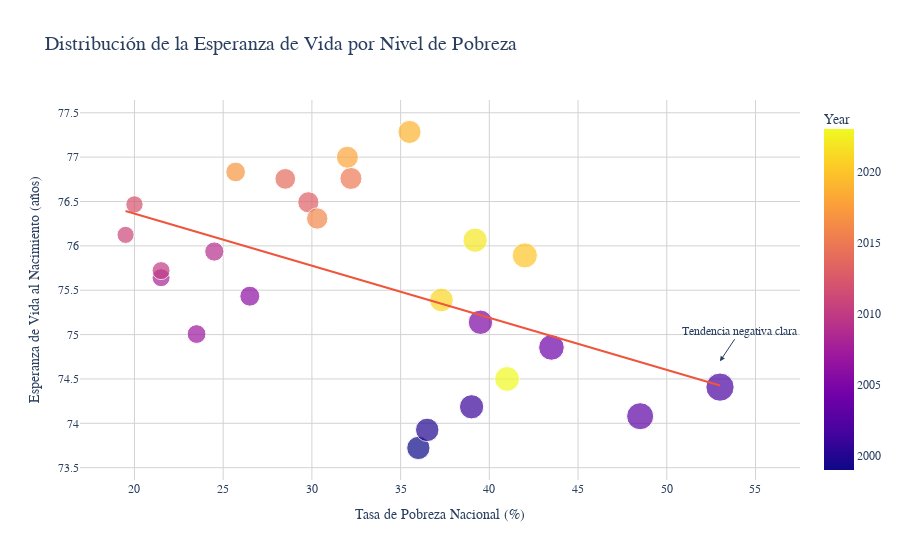

The cell this chart's notebook holds for it:
### Markdown cell above
Un mayor PIB per cápita tiende a correlacionarse con una mayor esperanza de vida. Un PIB per cápita más alto suele reflejar mejores condiciones económicas, lo que a menudo se traduce en mejor acceso a servicios de salud, educación, nutrición y saneamiento, todos factores que influyen en la esperanza de vida. Sin embargo, también notamos que hay períodos en los que el PIB per cápita es menor y la esperanza de vida aumenta con respecto al período anterior. Esto se debe a que el PIB per cápita es una variable general que no toma en cuenta otros factores socioeconómicos.

### Code cell
fig = px.scatter(df_pivot, 
                 x='National Poverty Rate', 
                 y='Life expectancy at birth, total (years)', 
                 color='Year',  
                 size='National Poverty Rate',  
                 hover_data=['Year'], 
                 trendline="ols",  
                 title='Distribución de la Esperanza de Vida por Nivel de Pobreza',
                 labels={'National Poverty Rate': 'Tasa de Pobreza Nacional (%)',
                         'Life expectancy at birth, total (years)': 'Esperanza de Vida al Nacimiento (años)'},
                 template='plotly_white')  

fig.update_layout(
    xaxis_title="Tasa de Pobreza Nacional (%)",
    yaxis_title="Esperanza de Vida al Nacimiento (años)",
    xaxis=dict(showgrid=True, gridcolor='lightgray'),
    yaxis=dict(showgrid=True, gridcolor='lightgray'),
    showlegend=True,
    legend_title_text='Año',
    hovermode="x unified", 
    font=dict(size=12, family="Arial"),
    title_font_size=20
)


fig.add_annotation(
    x=53,
    y=74.7,
    xref="x",
    yref="y",
    text="Tendencia negativa clara",
    showarrow=True,
    arrowhead=2,
    ax=20,
    ay=-30
)

fig.show()

### Figure 1 — Plotly figure (JSON) as saved in the notebook; plotly's stock layout.template omitted (floating-point values rounded to 4 significant figures)
{"data": [{"customdata": [[1999], [2000], [2001], [2002], [2003], [2004], [2005], [2006], [2007], [2008], [2009], [2010], [2011], [2012], [2013], [2014], [2015], [2016], [2017], [2018], [2019], [2020], [2021], [2022], [2023]], "hovertemplate": "Tasa de Pobreza Nacional (%)=%{marker.size}<br>Esperanza de Vida al Nacimiento (años)=%{y}<br>Year=%{marker.color}<extra></extra>", "legendgroup": "", "marker": {"color": [1999, 2000, 2001, 2002, 2003, 2004, 2005, 2006, 2007, 2008, 2009, 2010, 2011, 2012, 2013, 2014, 2015, 2016, 2017, 2018, 2019, 2020, 2021, 2022, 2023], "coloraxis": "coloraxis", "size": [36, 36.5, 39, 53, 48.5, 43.5, 39.5, 26.5, 23.5, 21.5, 24.5, 21.5, 19.5, 20, 29.8, 28.5, 32.2, 30.3, 25.7, 32, 35.5, 42, 37.3, 39.2, 41], "sizemode": "area", "sizeref": 0.1325, "symbol": "circle"}, "mode": "markers", "name": "", "orientation": "v", "showlegend": false, "type": "scatter", "x": [36, 36.5, 39, 53, 48.5, 43.5, 39.5, 26.5, 23.5, 21.5, 24.5, 21.5, 19.5, 20, 29.8, 28.5, 32.2, 30.3, 25.7, 32, 35.5, 42, 37.3, 39.2, 41], "xaxis": "x", "y": [73.72, 73.93, 74.19, 74.41, 74.08, 74.86, 75.14, 75.43, 75.01, 75.64, 75.94, 75.72, 76.12, 76.47, 76.49, 76.75, 76.76, 76.31, 76.83, 77.0, 77.28, 75.89, 75.39, 76.06, 74.5], "yaxis": "y"}, {"hovertemplate": "<b>OLS trendline</b><br>Life expectancy at birth, total (years) = -0.0587445 * National Poverty Rate + 77.5389<br>R<sup>2</sup>=0.259588<br><br>Tasa de Pobreza Nacional (%)=%{x}<br>Esperanza de Vida al Nacimiento (años)=%{y} <b>(trend)</b><extra></extra>", "legendgroup": "", "marker": {"symbol": "circle"}, "mode": "lines", "name": "", "showlegend": false, "type": "scatter", "x": [19.5, 20, 21.5, 21.5, 23.5, 24.5, 25.7, 26.5, 28.5, 29.8, 30.3, 32, 32.2, 35.5, 36, 36.5, 37.3, 39, 39.2, 39.5, 41, 42, 43.5, 48.5, 53], "xaxis": "x", "y": [76.39, 76.36, 76.28, 76.28, 76.16, 76.1, 76.03, 75.98, 75.86, 75.79, 75.76, 75.66, 75.65, 75.45, 75.42, 75.39, 75.35, 75.25, 75.24, 75.22, 75.13, 75.07, 74.98, 74.69, 74.43], "yaxis": "y"}], "layout": {"annotations": [{"arrowhead": 2, "ax": 20, "ay": -30, "showarrow": true, "text": "Tendencia negativa clara", "x": 53, "xref": "x", "y": 74.7, "yref": "y"}], "coloraxis": {"colorbar": {"title": {"text": "Year"}}, "colorscale": [[0, "#0d0887"], [0.1111, "#46039f"], [0.2222, "#7201a8"], [0.3333, "#9c179e"], [0.4444, "#bd3786"], [0.5556, "#d8576b"], [0.6667, "#ed7953"], [0.7778, "#fb9f3a"], [0.8889, "#fdca26"], [1, "#f0f921"]]}, "font": {"family": "Arial", "size": 12}, "hovermode": "x unified", "legend": {"itemsizing": "constant", "title": {"text": "Año"}, "tracegroupgap": 0}, "showlegend": true, "title": {"font": {"size": 20}, "text": "Distribución de la Esperanza de Vida por Nivel de Pobreza"}, "xaxis": {"anchor": "y", "domain": [0, 1], "gridcolor": "lightgray", "showgrid": true, "title": {"text": "Tasa de Pobreza Nacional (%)"}}, "yaxis": {"anchor": "x", "domain": [0, 1], "gridcolor": "lightgray", "showgrid": true, "title": {"text": "Esperanza de Vida al Nacimiento (años)"}}}}
